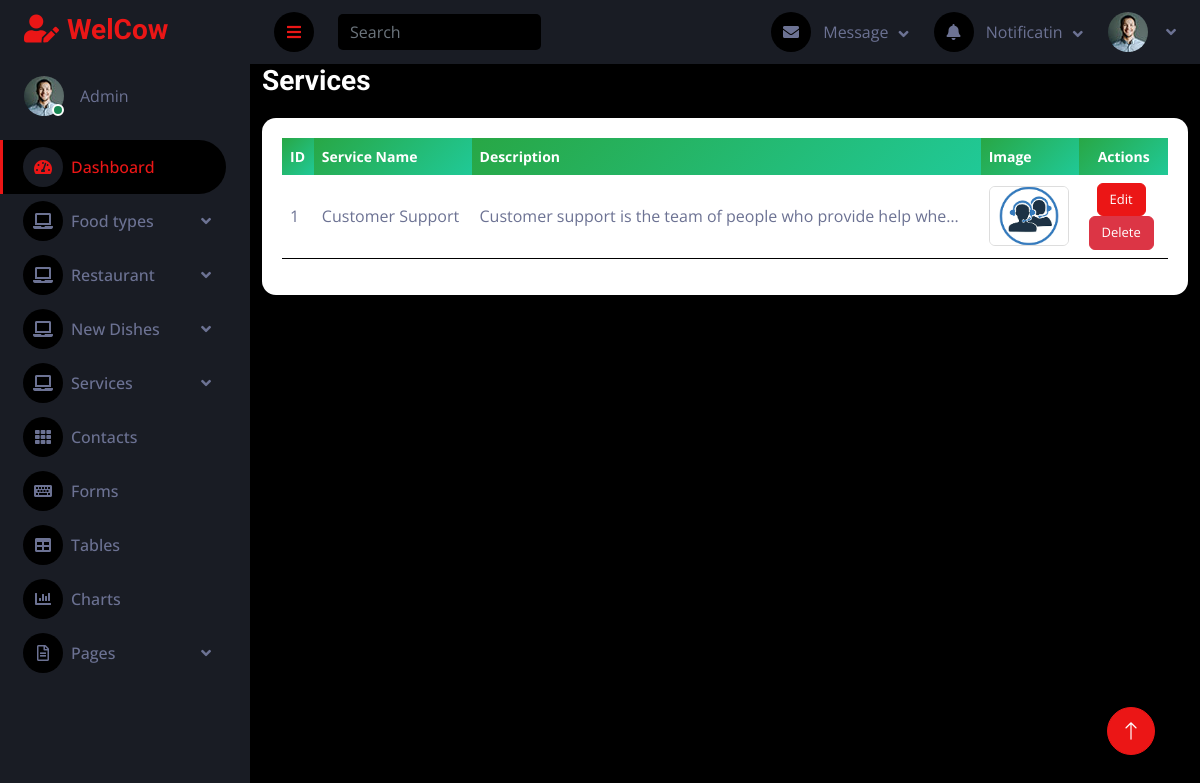
The app's page /mainapp/view_service/, older data.
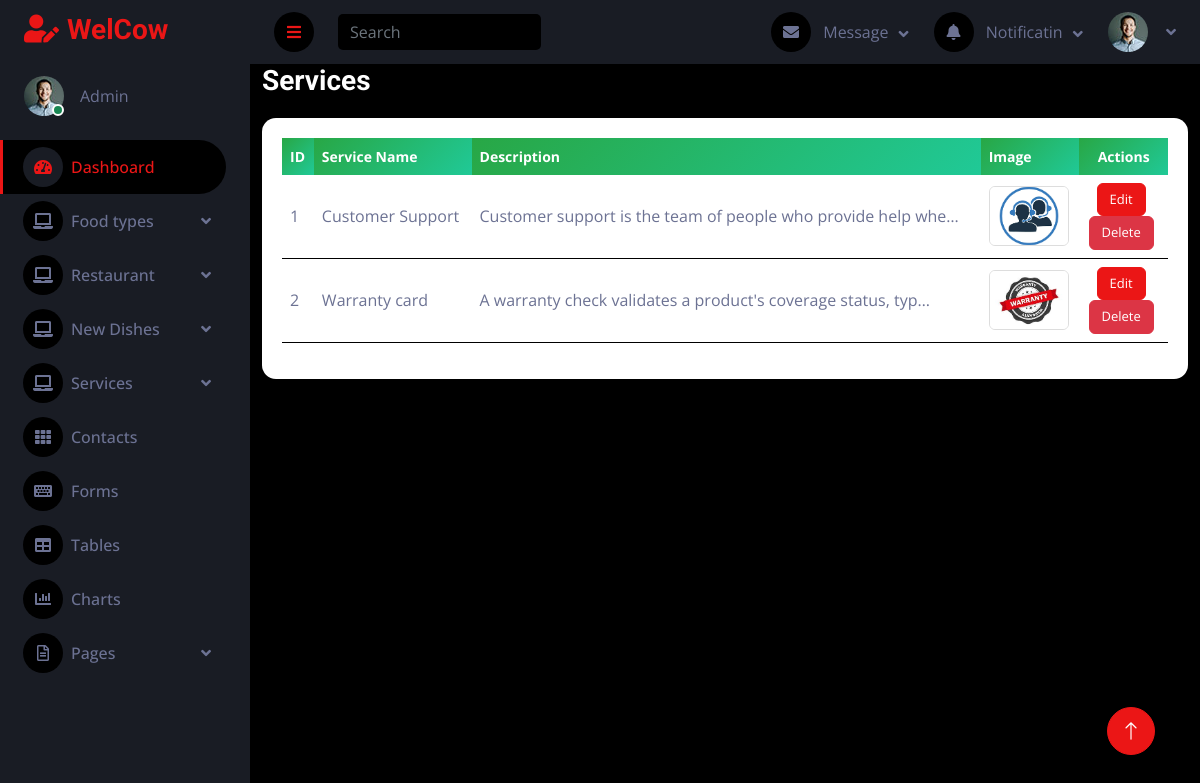
The same page, newer data.
### mainapp/models.py (models this page shows, shortened)
class serviceDb(models.Model):
    ServiceName=models.CharField(max_length=100)
    Description=models.TextField()
    ServiceImage=models.ImageField(upload_to="services")

### mainapp/views.py (the view)
# urls.py: path('view_service/',views.view_service,name='view_service'),
def view_service(request):
    services=serviceDb.objects.all()
    return render(request,'view_service.html',{'services':services})

### mainapp/templates/view_service.html (shortened to what this page needs)
{% extends "dashboard.html" %}
{% block content %}
<div class="container-fluid">
    <div class="d-flex justify-content-between align-items-center mb-3">
        <h3 class="mb-0">Services</h3>
    </div>
    <div class="table-card">
        <div class="table-responsive">
            <table class="table align-middle">
                <thead>
                    <tr>
                        <th>ID</th>
                        <th>Service Name</th>
                        <th>Description</th>
                        <th>Image</th>
                        <th class="text-center">Actions</th>
                    </tr>
                </thead>
                <tbody>
                    {% for service in services %}
                    <tr>
                        <td>{{ forloop.counter }}</td>
                        <td>{{ service.ServiceName }}</td>
                        <td>{{ service.Description|truncatechars:60 }}</td>
                        <td>
                            {% if service.ServiceImage %}
                                <img src="{{ service.ServiceImage.url }}"
                                     class="service-img"
                                     alt="{{ service.ServiceName }}">
                            {% else %}
                                <span class="text-muted">No Image</span>
                            {% endif %}
                        </td>
                        <td class="text-center">
                            <a href="{% url 'edit_service_page' service_id=service.id %}"
                               class="btn btn-primary btn-action">
                               Edit
                            </a>
<br>
                            <a href="{% url 'delete_service' service_id=service.id %}"
                               class="btn btn-danger btn-action"
                               onclick="return confirm('Are you sure you want to delete this service?');">
                               Delete
                            </a>
                        </td>
                    </tr>
                    {% empty %}
                    <tr>
                        <td colspan="5" class="text-center text-muted">
                            No services available
                        </td>
                    </tr>
                    {% endfor %}
                </tbody>
            </table>
        </div>
    </div>
</div>
{% endblock %}

Row changes from the older to the newer data that the page shows:
added serviceDb: ServiceName "Warranty card", Description "A warranty check validates a product's coverage status, typ…", ServiceImage (picture)
